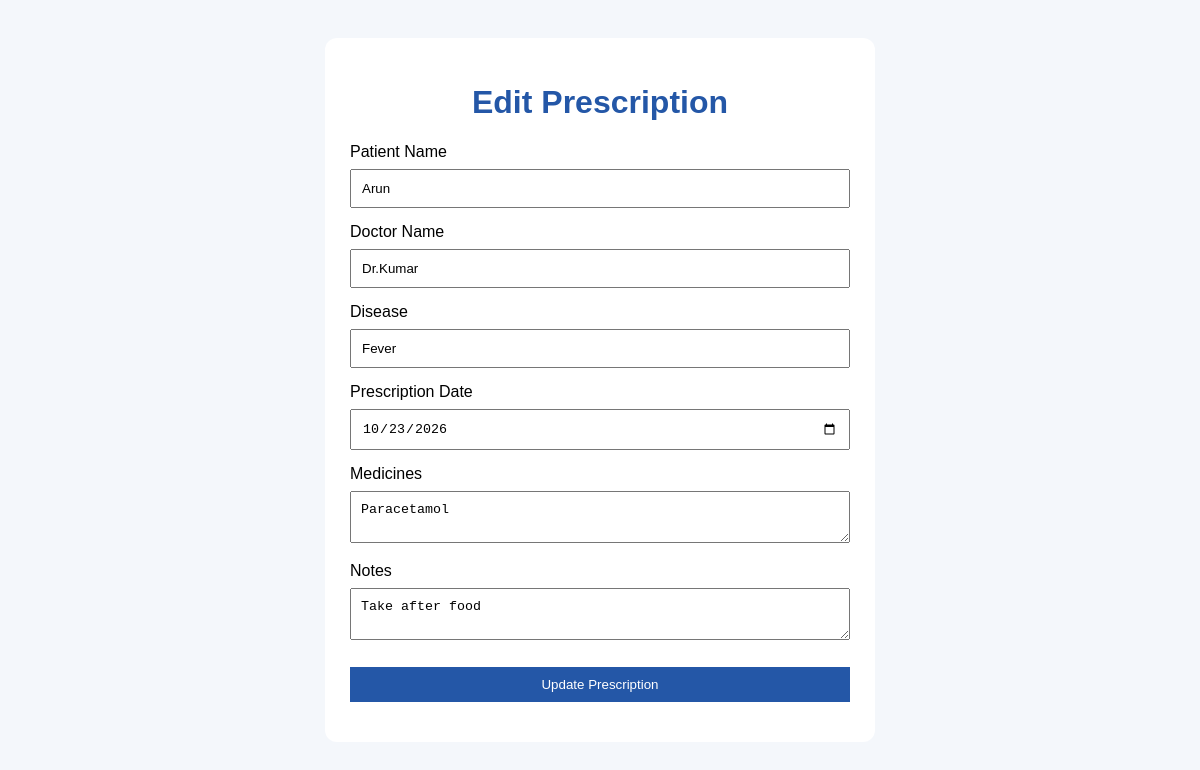
The app's page /edit/1/ (signed in) with its own data.
### prescriptions/models.py (models this page shows, shortened)
class Prescription(models.Model):
    patient_name = models.CharField(max_length=100)
    patient = models.ForeignKey(
    Patient,
    on_delete=models.CASCADE,
    null=True,
    blank=True
)
    doctor_name = models.CharField(max_length=100)
    disease = models.CharField(max_length=200)
    prescription_date = models.DateField()
    medicines = models.TextField()
    notes = models.TextField(blank=True)

### prescriptions/views.py (the view, shortened to what this page needs)
# urls.py: path('edit/<int:pk>/', views.edit_prescription, name='edit_prescription'),
@login_required(login_url='login')
def edit_prescription(request, pk):
    prescription = get_object_or_404(Prescription, pk=pk)
    return render(request, 'prescriptions/edit_prescription.html', {
        'prescription': prescription
    })

### prescriptions/templates/prescriptions/edit_prescription.html (shortened to what this page needs)
<!DOCTYPE html>
<html lang="en">
<head>
</head>
<body>
    <form method="POST">
        <h1>Edit Prescription</h1>
        <label>Patient Name</label>
        <input type="text" name="patient_name"
               value="{{ prescription.patient_name }}" required>
        <label>Doctor Name</label>
        <input type="text" name="doctor_name"
               value="{{ prescription.doctor_name }}" required>
        <label>Disease</label>
        <input type="text" name="disease"
               value="{{ prescription.disease }}" required>
        <label>Prescription Date</label>
        <input type="date" name="prescription_date"
               value="{{ prescription.prescription_date|date:'Y-m-d' }}" required>
        <label>Medicines</label>
        <textarea name="medicines" required>{{ prescription.medicines }}</textarea>
        <label>Notes</label>
        <textarea name="notes">{{ prescription.notes }}</textarea>
        <button type="submit">Update Prescription</button>
    </form>
</body>
</html>

### prescriptions/templates/prescriptions/edit_prescription.html (style rules this page uses)
body { font-family: Arial, sans-serif; background: #f4f7fb; padding: 30px; }
form { background: white; max-width: 500px; margin: auto; padding: 25px; border-radius: 12px; }
h1 { text-align: center; color: #2457a7; }
input, textarea, button { width: 100%; padding: 10px; margin: 8px 0 15px; box-sizing: border-box; }
button { background: #2457a7; color: white; border: none; cursor: pointer; }

### records on screen
Prescription: patient_name "Arun", doctor_name "Dr.Kumar", disease "Fever", prescription_date "10/23/2026", medicines "Paracetamol", notes "Take after food"
